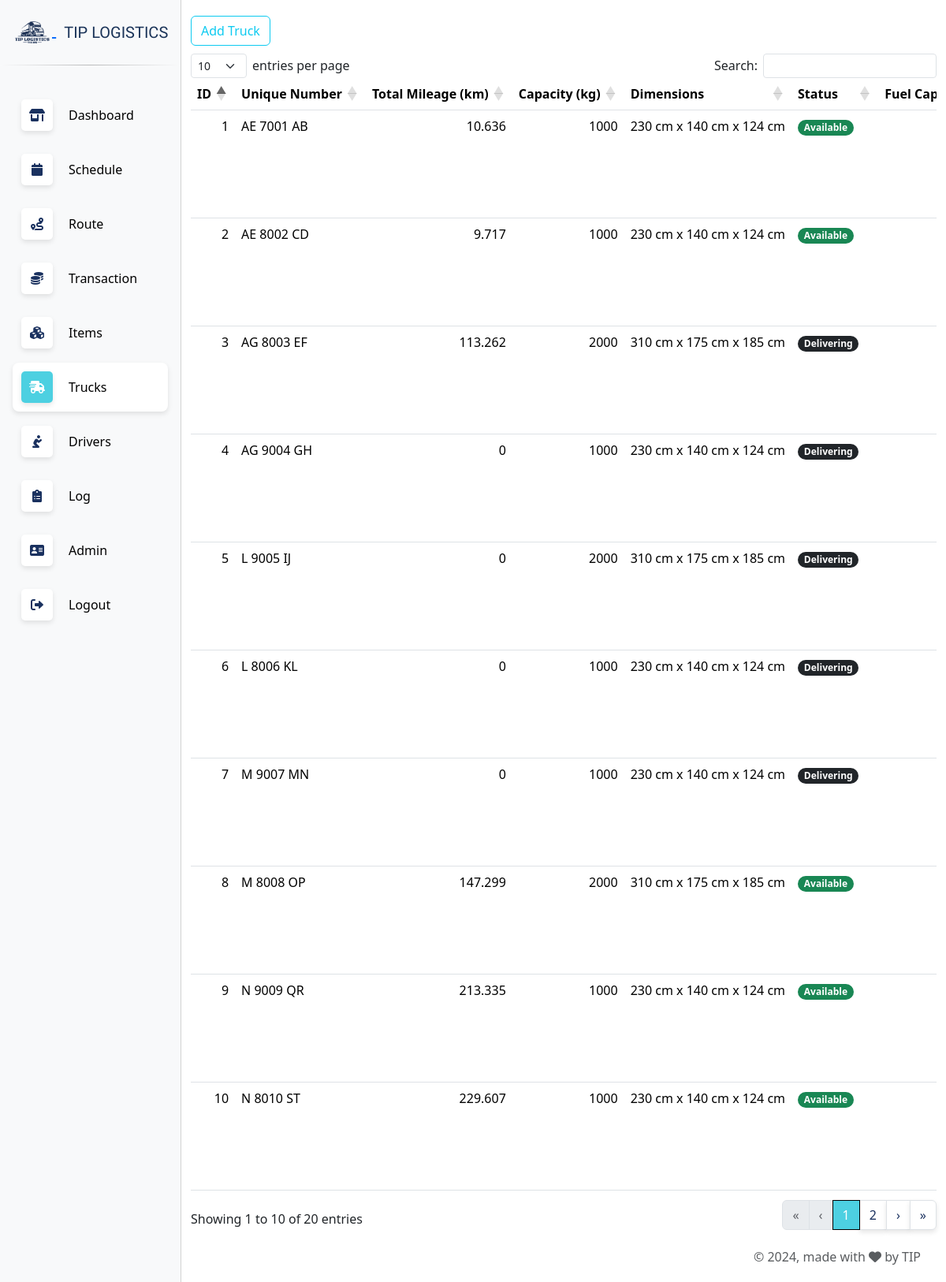
The app's page /trucks.php (signed in), older data.
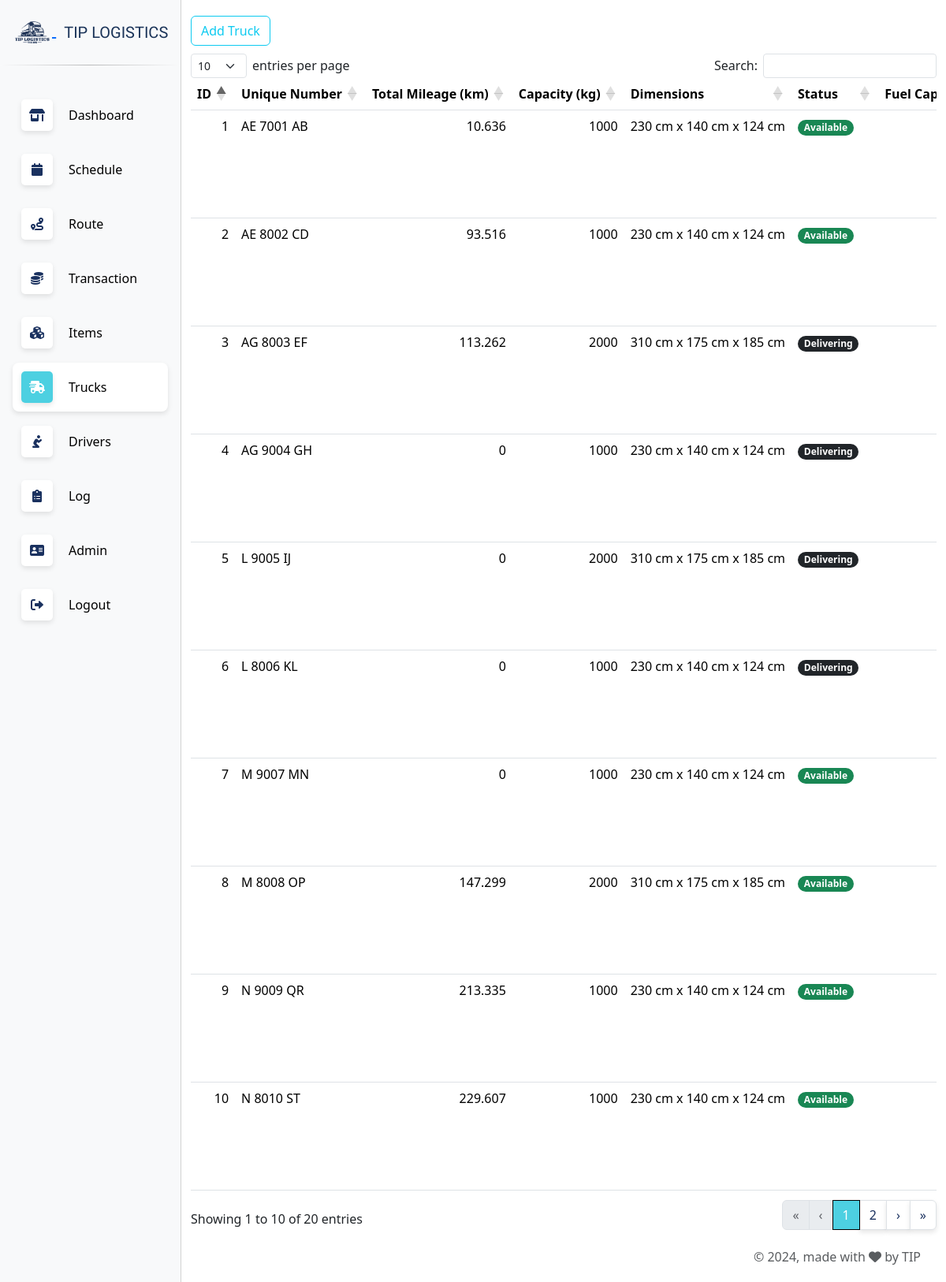
The same page, newer data.
### tables this page shows
CREATE TABLE IF NOT EXISTS `truck` (
  `id` int(11) NOT NULL AUTO_INCREMENT,
  `unique_number` varchar(11) DEFAULT NULL,
  `total_distance` float NOT NULL,
  `capacity_kg` int(11) NOT NULL,
  `panjang` float NOT NULL,
  `lebar` float NOT NULL,
  `tinggi` float NOT NULL,
  `truck_status` tinyint(1) NOT NULL,
  `fuel_capacity` int(11) NOT NULL,
  `fuel_now` float NOT NULL,
  `km_per_liter` float NOT NULL,
  `id_fuel` int(11) NOT NULL,
  `id_location` int(11) NOT NULL,
  PRIMARY KEY (`id`),
  KEY `id_fuel` (`id_fuel`),
  KEY `id_location` (`id_location`) USING BTREE
);

### trucks.php (the view, shortened to what this page needs)
<?php
require "connect.php";
?>
<!DOCTYPE html>
<html lang="en">
<head>
    <?php include('head.php'); ?>
</head>
<body>
    <?php
      include('navbar.php');
    ?>
    <div class="main-content">
      <div class="container">
        <button type="button" class="btn btn-outline-info" onclick="window.location.href='add_truck.php'" style="margin-top:20px;">Add Truck</button>
        <table class="table table-hover fixed-size-table table-generate" id="table-truck">
          <thead>
            <tr>
                <th>ID</th>
                <th>Unique Number</th>
                <th>Total Mileage (km)</th>
                <th>Capacity (kg)</th>
                <th>Dimensions</th>
                <th>Status</th>
                <th>Fuel Capacity</th>
            </tr>
          </thead>
          <tbody>
          <?php
            $query = "SELECT truck.*, fuel.fuel_type, fuel.cost_per_liter, location.alamat, location.kota_kabupaten, location.kecamatan, location.kelurahan_desa, location.kode_pos, location.latitude, location.longitude
                      FROM truck
                      LEFT JOIN fuel ON truck.id_fuel = fuel.id
                      LEFT JOIN location ON truck.id_location = location.id;";
            $result = mysqli_query($con, $query);
            while ($row = mysqli_fetch_assoc($result)) {
                $status_lama = $row['truck_status'];
                $stat = "";
                if ($status_lama == 1){
                    $stat = '<span class="badge rounded-pill text-bg-success">Available</span>';
                }else if ($status_lama == 2){
                    $stat = '<span class="badge rounded-pill text-bg-warning">Maintenance</span>';
                }else if ($status_lama == 3){
                    $stat = '<span class="badge rounded-pill text-bg-dark">Delivering</span>';
                }else{
                    $stat = '<span class="badge rounded-pill text-bg-danger">Unavailable</span>';
                }
                echo "<tr>";
                echo "<td>{$row['id']}</td>";
                echo "<td>{$row['unique_number']}</td>";
                echo "<td>{$row['total_distance']}</td>";
                echo "<td>{$row['capacity_kg']}</td>";
                echo "<td>" . $row['panjang'] . " cm x " . $row['lebar'] . " cm x " . $row['tinggi'] . " cm</td>";
                echo "<td>{$stat}</td>";
                echo "<td>{$row['fuel_capacity']}</td>";
                echo "</tr>";
            }
            ?>
          </tbody>
        </table>
      </div>
    <?php
      include('footer.php');
    ?>
    </div>
</body>
</html>

### head.php (shortened to what this page needs)
<link href="https://cdn.jsdelivr.net/npm/bootstrap@5.3.3/dist/css/bootstrap.min.css" rel="stylesheet">
<link rel="stylesheet" href="https://cdn.jsdelivr.net/npm/@docsearch/css@3">
<link rel="stylesheet" href="assets/solid.min.css" type="text/css">
<link rel="stylesheet" href="assets/all.min.css" type="text/css">
<link rel="stylesheet" href="assets/style.css" type="text/css">
<link rel="stylesheet" href="https://cdnjs.cloudflare.com/ajax/libs/font-awesome/6.0.0-beta3/css/all.min.css">
<link href="https://cdn.datatables.net/v/dt/dt-2.0.3/datatables.min.css" rel="stylesheet">
<link href="assets/datatables/datatables.css" rel="stylesheet">
<link rel="stylesheet" href="https://pyscript.net/alpha/pyscript.css" />

### navbar.php (shortened to what this page needs)
<div class="offcanvas offcanvas-start bg-body-tertiary" data-bs-scroll="true" data-bs-backdrop="false" tabindex="-1" id="offcanvasScrolling" aria-labelledby="offcanvasScrollingLabel" style="width: fit-content !important;">
    <div class="offcanvas-header">
        <h5 class="offcanvas-title">
            <a href="dashboard.php">
            <img src="images/logo-bt.png" style="height: 50px; display: inline-block; vertical-align: middle;" alt="Logo" >
            <span class="button-label navbar-brand black-ops-one-regular" >
                TIP LOGISTICS
            </span></a>
        </h5>
    </div>
    <hr class="gradient-line"  style="margin-top: 0; padding-top: 0; ">
    <div class="offcanvas-body">
        <div class="d-flex flex-column align-items-start p-0">
            <div class="btn-group-vertical gap-2 w-100" role="group" aria-label="Custom Radio Buttons">
                <?php $position = $_SESSION['position'] ?>
                <?php if ($position == 1 or $position == 2): ?>
                <button type="button" class="btn btn-transparent d-flex justify-content-start align-items-center rounded-3 p-0" aria-pressed="false" onclick="toggleButton(this)">
                    <div class="btn-icon" aria-pressed="false" >
                        <i class="fa-solid fa-shop"></i>
                    </div>
                    <span class="button-label">Dashboard</span>
                </button>
                <?php endif; ?>
                <?php if ($position == 1 or $position == 2): ?>
                    <button type="button" class="btn btn-transparent d-flex justify-content-start align-items-center rounded-3 p-0" aria-pressed="false" onclick="toggleButton(this)">
                    <div class="btn-icon">
                        <i class="fa-solid fa-calendar" aria-pressed="false"></i>
                    </div>
                    <span class="button-label">Schedule</span>
                </button>
                <?php endif; ?>
                <button type="button" class="btn btn-transparent d-flex justify-content-start align-items-center rounded-3 p-0" aria-pressed="false" onclick="toggleButton(this)">
                    <div class="btn-icon">
                    <i class="fa-solid fa-route" aria-pressed="false"></i>
                    </div>
                    <span class="button-label">Route</span>
                </button>
                <?php if ($position == 1 or $position == 2): ?>
                <button type="button" class="btn btn-transparent d-flex justify-content-start align-items-center rounded-3 p-0" aria-pressed="false" onclick="toggleButton(this)">
                    <div class="btn-icon">
                        <i class="fa-solid fa-coins" aria-pressed="false"></i>
                    </div>
                    <span class="button-label">Transaction</span>
                </button>
                <?php endif; ?>
                <?php if ($position == 1 or $position == 2): ?>
                <button type="button" class="btn btn-transparent d-flex justify-content-start align-items-center rounded-3 p-0" aria-pressed="false" onclick="toggleButton(this)">
                    <div class="btn-icon">
                        <i class="fa-solid fa-cubes" aria-pressed="false"></i>
                    </div>
                    <span class="button-label">Items</span>
                </button>
                <?php endif; ?>
                <?php if ($position == 1 or $position == 2): ?>
                <button type="button" class="btn btn-transparent d-flex justify-content-start align-items-center rounded-3 p-0" aria-pressed="false" onclick="toggleButton(this)">
                    <div class="btn-icon">
                        <i class="fa-solid fa-truck-fast" aria-pressed="false"></i>
                    </div>
                    <span class="button-label">Trucks</span>
                </button>
                <?php endif; ?>
                <?php if ($position == 1 or $position == 2): ?>
                <button type="button" class="btn btn-transparent d-flex justify-content-start align-items-center rounded-3 p-0" aria-pressed="false" onclick="toggleButton(this)">
                    <div class="btn-icon">
                        <i class="fa-solid fa-person-praying" aria-pressed="false"></i>
                    </div>
                    <span class="button-label">Drivers</span>
                </button>
                <?php endif; ?>
                <?php if ($position == 1): ?>
                <button type="button" class="btn btn-transparent d-flex justify-content-start align-items-center rounded-3 p-0" aria-pressed="false" onclick="toggleButton(this)">
                    <div class="btn-icon">
                        <i class="fa-solid fa-clipboard-list" aria-pressed="false"></i>
                    </div>
                    <span class="button-label">Log</span>
                </button>
                <?php endif; ?>
                <button type="button" class="btn btn-transparent d-flex justify-content-start align-items-center rounded-3 p-0" aria-pressed="false" onclick="toggleButton(this)">
                    <div class="btn-icon">
                        <i class="fa-solid fa-address-card" aria-pressed="false"></i>
                    </div>
                    <span class="button-label">Admin</span>
                </button>
                <button type="button" class="btn btn-transparent d-flex justify-content-start align-items-center rounded-3 p-0" aria-pressed="false" onclick="toggleButton(this)">
                    <div class="btn-icon">
                        <i class="fa-solid fa-right-from-bracket" aria-pressed="false"></i>
                    </div>
                    <span class="button-label">Logout</span>
                </button>
            </div>
        </div>
    </div>
</div>

### footer.php (shortened to what this page needs)
<footer class="footer">
    <div class="container-fluid">
        <div class="row align-items-end justify-content-end">
            <div class="col-lg-6 mb-lg-0 mb-4">
                <div class="copyright text-end text-sm text-muted text-lg-end">
                © 2024,
                made with <i class="fa fa-heart"></i> by TIP
                </div>
            </div>
        </div>
    </div>
</footer>

### assets/style.css (style rules this page uses)
.offcanvas-header { display: flex; align-items: center; margin:0; }
.offcanvas-body { overflow-y: auto; scrollbar-width: thin; }
.gradient-line { background: radial-gradient(circle at center, #000000 0%, #ffffff 100%); height: 1px; border: none; }
.black-ops-one-regular { font-family: "Black Ops One", system-ui; font-weight: 400; font-style: normal; color: #1A3358; display: inline-block; vertical-align: middle; }
.btn-transparent { background-color: transparent !important; border-color: transparent !important; color: #000; }
.btn-transparent.active, .btn-transparent:hover { background-color: rgba(255, 255, 255, 1) !important; color: #000; box-shadow: 0px 3px 6px rgba(0, 0, 0, 0.1); }
.button-label { margin-left: 10px; }
.btn-icon { display: flex; align-items: center; justify-content: center; width: 40px; height: 40px; border-radius: 5px; margin: 10px; }
.btn-icon.active { background-color: #4DD0E1; color: white; box-shadow: 0px 3px 6px rgba(0, 0, 0, 0.1); }
.btn-icon:not(.active) { background-color: white; color: #1A315F; box-shadow: 0px 3px 6px rgba(0, 0, 0, 0.1); }
.btn-icon i { display: block; margin: 0; }
th, td { white-space: nowrap; }
.main-content { display: flex; flex-direction: column; min-height: 100vh; }
.footer { flex-shrink: 0; margin-top: auto; margin-right: 20px; padding-bottom: 20px; padding: 20px 0; text-align: center; }

### assets/datatables/datatables.css (style rules this page uses)
:root { --dt-row-selected: 13, 110, 253; --dt-row-selected-text: 255, 255, 255; --dt-row-selected-link: 9, 10, 11; --dt-row-stripe: 0, 0, 0; --dt-row-hover: 0, 0, 0; --dt-column-ordering: 0, 0, 0; --dt-html-background: white; }
table.dataTable thead > tr > th.dt-orderable-asc, table.dataTable thead > tr > th.dt-orderable-desc, table.dataTable thead > tr > th.dt-ordering-asc, table.dataTable thead > tr > th.dt-ordering-desc, table.dataTable thead > tr > td.dt-orderable-asc, table.dataTable thead > tr > td.dt-orderable-desc, table.dataTable thead > tr > td.dt-ordering-asc, table.dataTable thead > tr > td.dt-ordering-desc { position: relative; padding-right: 30px; }
table.dataTable thead > tr > th.dt-orderable-asc, table.dataTable thead > tr > th.dt-orderable-desc, table.dataTable thead > tr > td.dt-orderable-asc, table.dataTable thead > tr > td.dt-orderable-desc { cursor: pointer; }
table.dataTable th, table.dataTable td { box-sizing: border-box; }
table.dataTable th.dt-type-numeric, table.dataTable th.dt-type-date, table.dataTable td.dt-type-numeric, table.dataTable td.dt-type-date { text-align: right; }
table.dataTable thead th, table.dataTable thead td, table.dataTable tfoot th, table.dataTable tfoot td { text-align: left; }
table.table.dataTable { clear: both; margin-bottom: 0; max-width: none; border-spacing: 0; }
table.table.dataTable > :not(caption) > * > * { background-color: transparent; }
table.table.dataTable > tbody > tr { background-color: transparent; }

Row changes from the older to the newer data that the page shows:
changed truck "AE 8002 CD": total_distance "9.717" → "93.516"
changed truck "M 9007 MN": truck_status "Delivering" → "Available"
